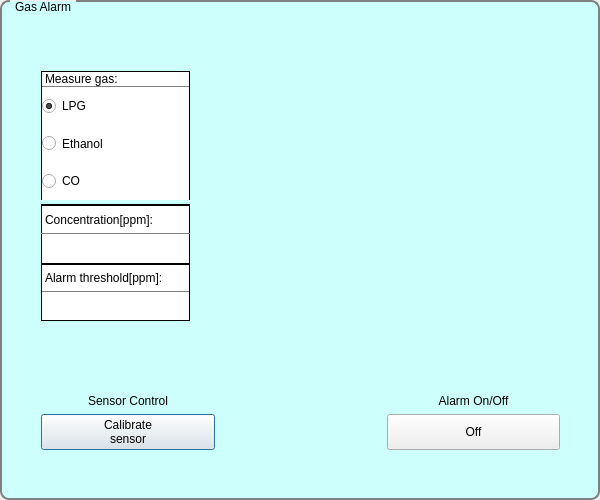
<?xml version="1.0" encoding="UTF-8"?>
<ui version="4.0">
 <class>Dialog</class>
 <widget class="QDialog" name="Dialog">
  <property name="geometry">
   <rect>
    <x>0</x>
    <y>0</y>
    <width>600</width>
    <height>500</height>
   </rect>
  </property>
  <property name="maximumSize">
   <size>
    <width>600</width>
    <height>500</height>
   </size>
  </property>
  <property name="windowTitle">
   <string>Dialog</string>
  </property>
  <widget class="QGroupBox" name="groupBox">
   <property name="geometry">
    <rect>
     <x>0</x>
     <y>0</y>
     <width>600</width>
     <height>500</height>
    </rect>
   </property>
   <property name="maximumSize">
    <size>
     <width>600</width>
     <height>500</height>
    </size>
   </property>
   <property name="styleSheet">
    <string notr="true">QGroupBox {
	border: 2px solid gray;
	border-radius: 9px;
	margin-top: 0.5em;
	
	font: 75 12pt &quot;PibotoLt&quot;;
	background-color: rgb(205, 255, 252);
}

QGroupBox::title {
	subcontrol-origin: margin;
	left: 10px;
	padding: 0 3px 0 3px;
}

</string>
   </property>
   <property name="title">
    <string>Gas Alarm</string>
   </property>
   <widget class="QWidget" name="horizontalLayoutWidget">
    <property name="geometry">
     <rect>
      <x>200</x>
      <y>60</y>
      <width>371</width>
      <height>271</height>
     </rect>
    </property>
    <layout class="QHBoxLayout" name="chartLayout" stretch="">
     <property name="spacing">
      <number>0</number>
     </property>
     <property name="sizeConstraint">
      <enum>QLayout::SetNoConstraint</enum>
     </property>
     <property name="leftMargin">
      <number>0</number>
     </property>
     <property name="topMargin">
      <number>0</number>
     </property>
    </layout>
   </widget>
   <widget class="QWidget" name="layoutWidget">
    <property name="geometry">
     <rect>
      <x>30</x>
      <y>60</y>
      <width>171</width>
      <height>151</height>
     </rect>
    </property>
    <layout class="QVBoxLayout" name="verticalLayout_2">
     <property name="spacing">
      <number>0</number>
     </property>
     <item>
      <widget class="QLabel" name="label">
       <property name="sizePolicy">
        <sizepolicy hsizetype="Preferred" vsizetype="Preferred">
         <horstretch>0</horstretch>
         <verstretch>0</verstretch>
        </sizepolicy>
       </property>
       <property name="styleSheet">
        <string notr="true">QLabel {
	border: 1px solid black;
	border-bottom: 0.5px solid grey;
	background-color: rgb(255, 255, 255);
}</string>
       </property>
       <property name="text">
        <string>Measure gas:</string>
       </property>
       <property name="alignment">
        <set>Qt::AlignLeading|Qt::AlignLeft|Qt::AlignVCenter</set>
       </property>
      </widget>
     </item>
     <item>
      <layout class="QVBoxLayout" name="verticalLayout">
       <property name="spacing">
        <number>0</number>
       </property>
       <item>
        <widget class="QRadioButton" name="lpg_radioButton">
         <property name="sizePolicy">
          <sizepolicy hsizetype="Minimum" vsizetype="Expanding">
           <horstretch>0</horstretch>
           <verstretch>0</verstretch>
          </sizepolicy>
         </property>
         <property name="mouseTracking">
          <bool>false</bool>
         </property>
         <property name="layoutDirection">
          <enum>Qt::LeftToRight</enum>
         </property>
         <property name="styleSheet">
          <string notr="true">QRadioButton  {
	border-left: 1px solid black;
	border-right: 1px solid black;
	background-color: rgb(255, 255, 255);
}</string>
         </property>
         <property name="text">
          <string>LPG</string>
         </property>
         <property name="checked">
          <bool>true</bool>
         </property>
        </widget>
       </item>
       <item>
        <widget class="QRadioButton" name="ethanol_radioButton">
         <property name="sizePolicy">
          <sizepolicy hsizetype="Minimum" vsizetype="Expanding">
           <horstretch>0</horstretch>
           <verstretch>0</verstretch>
          </sizepolicy>
         </property>
         <property name="styleSheet">
          <string notr="true">QRadioButton  {
	border-left: 1px solid black;
	border-right: 1px solid black;
	background-color: rgb(255, 255, 255);
}</string>
         </property>
         <property name="text">
          <string>Ethanol</string>
         </property>
        </widget>
       </item>
       <item>
        <widget class="QRadioButton" name="co_radioButton">
         <property name="sizePolicy">
          <sizepolicy hsizetype="Minimum" vsizetype="Expanding">
           <horstretch>0</horstretch>
           <verstretch>0</verstretch>
          </sizepolicy>
         </property>
         <property name="styleSheet">
          <string notr="true">QRadioButton {
	border-left: 1px solid black;
	border-right: 1px solid black;
	background-color: rgb(255, 255, 255);
}</string>
         </property>
         <property name="text">
          <string>CO</string>
         </property>
        </widget>
       </item>
      </layout>
     </item>
    </layout>
   </widget>
   <widget class="QWidget" name="layoutWidget">
    <property name="geometry">
     <rect>
      <x>30</x>
      <y>201</y>
      <width>171</width>
      <height>131</height>
     </rect>
    </property>
    <layout class="QVBoxLayout" name="verticalLayout_3">
     <property name="spacing">
      <number>0</number>
     </property>
     <property name="topMargin">
      <number>3</number>
     </property>
     <item>
      <widget class="QLabel" name="label_3">
       <property name="sizePolicy">
        <sizepolicy hsizetype="Preferred" vsizetype="Expanding">
         <horstretch>0</horstretch>
         <verstretch>0</verstretch>
        </sizepolicy>
       </property>
       <property name="styleSheet">
        <string notr="true">QLabel {
	border: 1px solid black;
	border-top: 1.5px solid black;
	border-bottom: 0.5 px solid gray;
	background-color: rgb(255, 255, 255);
}</string>
       </property>
       <property name="text">
        <string>Concentration[ppm]:</string>
       </property>
      </widget>
     </item>
     <item>
      <widget class="QLineEdit" name="value_lineEdit">
       <property name="sizePolicy">
        <sizepolicy hsizetype="Expanding" vsizetype="Expanding">
         <horstretch>0</horstretch>
         <verstretch>0</verstretch>
        </sizepolicy>
       </property>
       <property name="styleSheet">
        <string notr="true">QLineEdit {
	border-left: 1px solid black;
	border-right: 1px solid black;
	border-top: 0.5px solid gray;
}</string>
       </property>
       <property name="frame">
        <bool>false</bool>
       </property>
      </widget>
     </item>
     <item>
      <widget class="QLabel" name="label_2">
       <property name="sizePolicy">
        <sizepolicy hsizetype="Preferred" vsizetype="Expanding">
         <horstretch>0</horstretch>
         <verstretch>0</verstretch>
        </sizepolicy>
       </property>
       <property name="styleSheet">
        <string notr="true">QLabel {
	border: 1px solid black;
	border-top: 1.5px solid black;
	border-bottom: 0.5px solid gray;
	background-color: rgb(255, 255, 255);
}</string>
       </property>
       <property name="text">
        <string>Alarm threshold[ppm]:</string>
       </property>
      </widget>
     </item>
     <item>
      <widget class="QLineEdit" name="alarm_lineEdit">
       <property name="sizePolicy">
        <sizepolicy hsizetype="Expanding" vsizetype="Expanding">
         <horstretch>0</horstretch>
         <verstretch>0</verstretch>
        </sizepolicy>
       </property>
       <property name="styleSheet">
        <string notr="true">QLineEdit {
	border-left: 1px solid black;
	border-right: 1px solid black;
	border-bottom: 1px solid black;
}</string>
       </property>
       <property name="frame">
        <bool>false</bool>
       </property>
      </widget>
     </item>
    </layout>
   </widget>
   <widget class="QWidget" name="">
    <property name="geometry">
     <rect>
      <x>30</x>
      <y>350</y>
      <width>541</width>
      <height>111</height>
     </rect>
    </property>
    <layout class="QGridLayout" name="gridLayout">
     <property name="horizontalSpacing">
      <number>172</number>
     </property>
     <item row="0" column="0">
      <widget class="QLabel" name="label_5">
       <property name="text">
        <string>Sensor Control</string>
       </property>
       <property name="alignment">
        <set>Qt::AlignBottom|Qt::AlignHCenter</set>
       </property>
      </widget>
     </item>
     <item row="0" column="1">
      <widget class="QLabel" name="label_4">
       <property name="text">
        <string>Alarm On/Off</string>
       </property>
       <property name="alignment">
        <set>Qt::AlignBottom|Qt::AlignHCenter</set>
       </property>
      </widget>
     </item>
     <item row="1" column="0">
      <widget class="QPushButton" name="pushButton">
       <property name="text">
        <string>Calibrate
sensor</string>
       </property>
      </widget>
     </item>
     <item row="1" column="1">
      <widget class="QPushButton" name="alarm_control_button">
       <property name="sizePolicy">
        <sizepolicy hsizetype="Minimum" vsizetype="Preferred">
         <horstretch>0</horstretch>
         <verstretch>0</verstretch>
        </sizepolicy>
       </property>
       <property name="text">
        <string>Off</string>
       </property>
       <property name="checkable">
        <bool>true</bool>
       </property>
      </widget>
     </item>
    </layout>
   </widget>
  </widget>
 </widget>
 <layoutdefault spacing="6" margin="11"/>
 <resources/>
 <connections/>
</ui>
